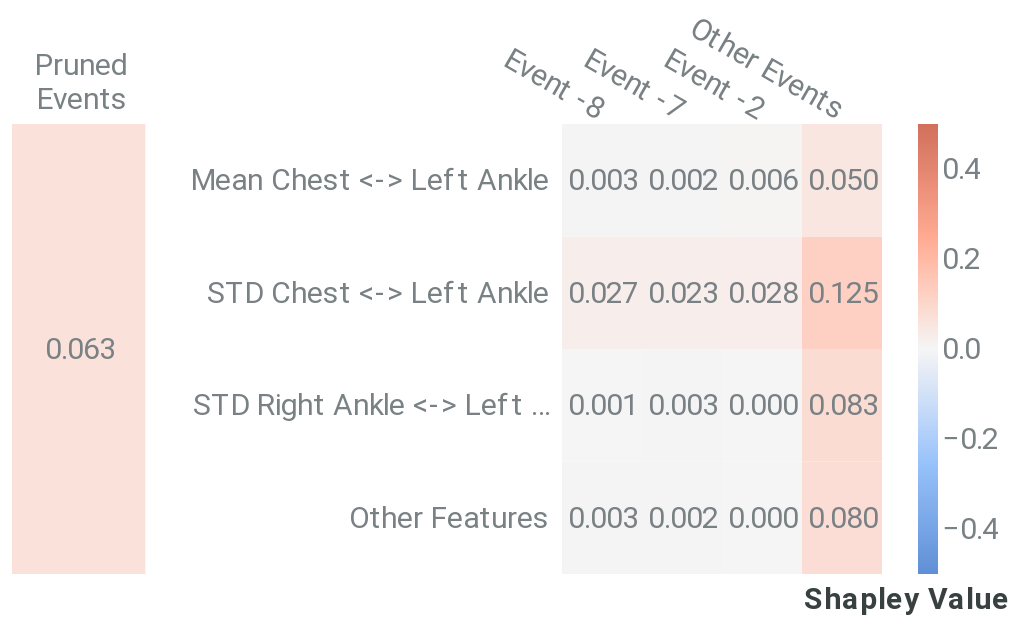

Notebook source saved alongside this figure:
### Markdown cell above
##### Cell-level explanation

### Code cell
cell_dict = {'rs': 42, 'nsamples': 32000, 'top_x_events': 3, 'top_x_feats': 3}
cell_data = local_cell_level(f, pos_x_data, cell_dict, event_data, feature_data, positive_sequence_id, sequence_id_feat, average_event, pruning_idx)
feat_names = list(feature_data['Feature'].values)[:-1] # exclude pruned events
cell_plot = plot_cell_level(cell_data, feat_names, feature_dict.get('plot_features'))
cell_plot

### Figure 1 — Vega-Lite specification as saved in the notebook (floating-point values rounded to 4 significant figures)
{"config": {"axis": {"domain": true, "domainColor": "#798184", "grid": false, "gridColor": "#798184", "gridOpacity": 0.5, "gridDash": [3, 5], "gridWidth": 0.8, "gridCap": "round", "labelPadding": 3, "labelFont": "Roboto", "labelColor": "#798184", "tickSize": 5, "tickColor": "#798184", "tickOpacity": 0.5, "titleColor": "#384140", "titleFont": "Roboto", "titleFontSize": 12}, "axisBand": {"domain": true, "ticks": false, "labelPadding": 7}, "axisY": {"domain": false, "titleAlign": "left", "titleAngle": 0, "titleX": -20, "titleY": -10}, "legend": {"labelColor": "#798184", "labelFontSize": 12, "symbolSize": 40, "titleColor": "#384140", "titleFontSize": 12, "titlePadding": 10, "titleFont": "Roboto", "labelFont": "Roboto"}, "line": {"stroke": "#618FE0", "strokeWidth": 2}, "rule": {"stroke": "#798184"}, "path": {"stroke": "#618FE0", "strokeWidth": 0.5}, "rect": {"fill": "#618FE0"}, "point": {"filled": true, "shape": "circle"}, "shape": {"stroke": "#618FE0"}, "bar": {"fill": "#618FE0", "stroke": null}, "text": {"font": "Roboto", "color": "#384140", "fontSize": 12}, "arc": {"stroke": "#fff", "strokeWidth": 1}, "range": {"category": ["#618FE0", "#50D0B0", "#E17560", "#E8B474", "#D889C4", "#34A3BC", "#A583A4"], "ramp": ["#001854", "#002f72", "#04478e", "#1e5fab", "#4477c5", "#6290e1", "#7ea9fd", "#9ec7ff", "#bde4ff"], "heatmap": ["#001854", "#002f72", "#04478e", "#1e5fab", "#4477c5", "#6290e1", "#7ea9fd", "#9ec7ff", "#bde4ff"], "diverging": ["#003b26", "#006b52", "#1aa082", "#55d5b5", "#f5f5f5", "#ffaa92", "#d16f5b", "#9e392c", "#650200"]}, "title": {"anchor": "start", "fontSize": 20, "color": "#384140", "fontWeight": "bold", "offset": 20, "font": "Roboto", "subtitleColor": "#384140", "subtitleFontSize": 16}, "header": {"labelFontSize": 12, "titleFontSize": 16, "labelColor": "#384140", "titleColor": "#384140", "titleFont": "Roboto", "labelFont": "Roboto"}, "group": {"fill": "white"}, "background": "white", "view": {"stroke": "transparent", "continuousHeight": 300, "continuousWidth": 400}}, "hconcat": [{"layer": [{"mark": "rect", "encoding": {"color": {"type": "quantitative", "field": "rounded", "legend": null, "scale": {"domain": [-0.5, 0.5], "range": ["#5f8fd6", "#99c3fb", "#f5f5f5", "#ffaa92", "#d16f5b"]}, "title": null}, "x": {"type": "nominal", "axis": {"titleFontSize": 15}, "field": "Event"}, "y": {"type": "nominal", "axis": {"domain": false, "labels": false, "title": null}, "field": "Feature"}}}, {"mark": {"type": "text", "align": "right", "baseline": "middle", "color": "#798184", "dx": 18, "fontSize": 15}, "encoding": {"text": {"type": "nominal", "field": "rounded_str"}, "x": {"type": "nominal", "axis": {"domain": false, "labelAngle": 0, "labelFontSize": 15, "labelOffset": 24, "labelPadding": 30, "orient": "top", "title": null}, "field": "Event"}, "y": {"type": "nominal", "axis": {"domain": false, "labels": false, "title": null}, "field": "Feature"}}}], "data": {"name": "data-c74a23ff81ed83480c6da2a91dd3f8b3"}, "height": 225, "width": 66.67}, {"layer": [{"mark": "rect", "encoding": {"color": {"type": "quantitative", "field": "rounded", "legend": {"gradientLength": 225, "gradientThickness": 10, "labelFontSize": 15, "orient": "right"}, "scale": {"domain": [-0.5, 0.5], "range": ["#5f8fd6", "#99c3fb", "#f5f5f5", "#ffaa92", "#d16f5b"]}, "title": null}, "x": {"type": "nominal", "axis": {"titleFontSize": 15}, "field": "Event", "sort": ["Event -8", "Event -7", "Event -2"]}, "y": {"type": "nominal", "axis": {"domain": false, "labelFontSize": 15, "title": null}, "field": "Feature", "sort": ["Mean Chest <-> Left Ankle", "STD Chest <-> Left Ankle", "STD Right Ankle <-> Left Ankle"]}}}, {"mark": {"type": "text", "align": "right", "baseline": "middle", "color": "#798184", "dx": 18, "fontSize": 15}, "encoding": {"text": {"type": "nominal", "field": "rounded_str"}, "x": {"type": "nominal", "axis": {"domain": false, "labelAngle": 30, "labelFontSize": 15, "orient": "top", "title": "Shapley Value", "titleX": 172, "titleY": 245}, "field": "Event", "sort": ["Event -8", "Event -7", "Event -2"]}, "y": {"type": "nominal", "axis": {"domain": false, "labelFontSize": 15, "title": null}, "field": "Feature", "sort": ["Mean Chest <-> Left Ankle", "STD Chest <-> Left Ankle", "STD Right Ankle <-> Left Ankle"]}}}], "data": {"name": "data-eb9d0b5b19c6fb7b78c2699bf9f1177d"}, "height": 225, "width": 160}], "resolve": {"scale": {"color": "independent"}}, "$schema": "https://vega.github.io/schema/vega-lite/v4.8.1.json", "datasets": {"data-c74a23ff81ed83480c6da2a91dd3f8b3": [{"Event": ["Pruned", "Events"], "Feature": "Other features", "rounded": 0.063, "rounded_str": "0.063"}], "data-eb9d0b5b19c6fb7b78c2699bf9f1177d": [{"Event": "Other Events", "Feature": "STD Chest <-> Left Ankle", "Shapley Value": 0.1249, "rounded": 0.125, "rounded_str": "0.125"}, {"Event": "Other Events", "Feature": "STD Right Ankle <-> Left Ankle", "Shapley Value": 0.08312, "rounded": 0.083, "rounded_str": "0.083"}, {"Event": "Other Events", "Feature": "Other Features", "Shapley Value": 0.07965, "rounded": 0.08, "rounded_str": "0.080"}, {"Event": "Other Events", "Feature": "Mean Chest <-> Left Ankle", "Shapley Value": 0.04978, "rounded": 0.05, "rounded_str": "0.050"}, {"Event": "Event -2", "Feature": "STD Chest <-> Left Ankle", "Shapley Value": 0.02767, "rounded": 0.028, "rounded_str": "0.028"}, {"Event": "Event -8", "Feature": "STD Chest <-> Left Ankle", "Shapley Value": 0.02651, "rounded": 0.027, "rounded_str": "0.027"}, {"Event": "Event -7", "Feature": "STD Chest <-> Left Ankle", "Shapley Value": 0.0227, "rounded": 0.023, "rounded_str": "0.023"}, {"Event": "Event -2", "Feature": "Mean Chest <-> Left Ankle", "Shapley Value": 0.005928, "rounded": 0.006, "rounded_str": "0.006"}, {"Event": "Event -8", "Feature": "Other Features", "Shapley Value": 0.003483, "rounded": 0.003, "rounded_str": "0.003"}, {"Event": "Event -8", "Feature": "Mean Chest <-> Left Ankle", "Shapley Value": 0.00343, "rounded": 0.003, "rounded_str": "0.003"}, {"Event": "Event -7", "Feature": "STD Right Ankle <-> Left Ankle", "Shapley Value": 0.003423, "rounded": 0.003, "rounded_str": "0.003"}, {"Event": "Event -7", "Feature": "Other Features", "Shapley Value": 0.00214, "rounded": 0.002, "rounded_str": "0.002"}, {"Event": "Event -7", "Feature": "Mean Chest <-> Left Ankle", "Shapley Value": 0.001526, "rounded": 0.002, "rounded_str": "0.002"}, {"Event": "Event -8", "Feature": "STD Right Ankle <-> Left Ankle", "Shapley Value": 0.0009096, "rounded": 0.001, "rounded_str": "0.001"}, {"Event": "Event -2", "Feature": "STD Right Ankle <-> Left Ankle", "Shapley Value": 0.0003256, "rounded": 0.0, "rounded_str": "0.000"}, {"Event": "Event -2", "Feature": "Other Features", "Shapley Value": 0.0001208, "rounded": 0.0, "rounded_str": "0.000"}]}}
